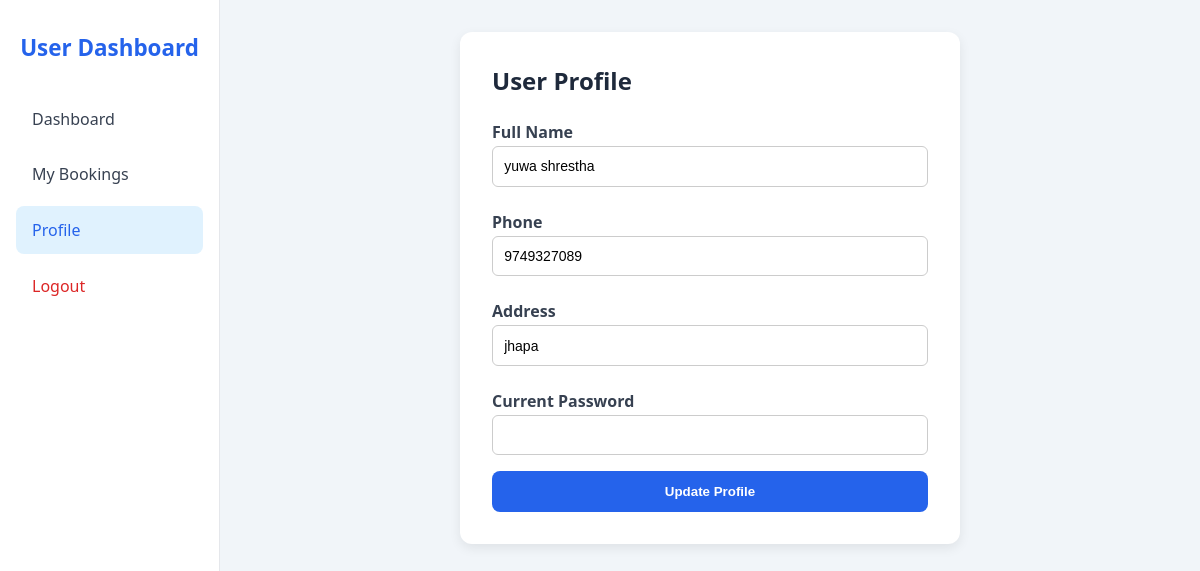
/user_profile (signed in), run on an earlier commit of the app's database.
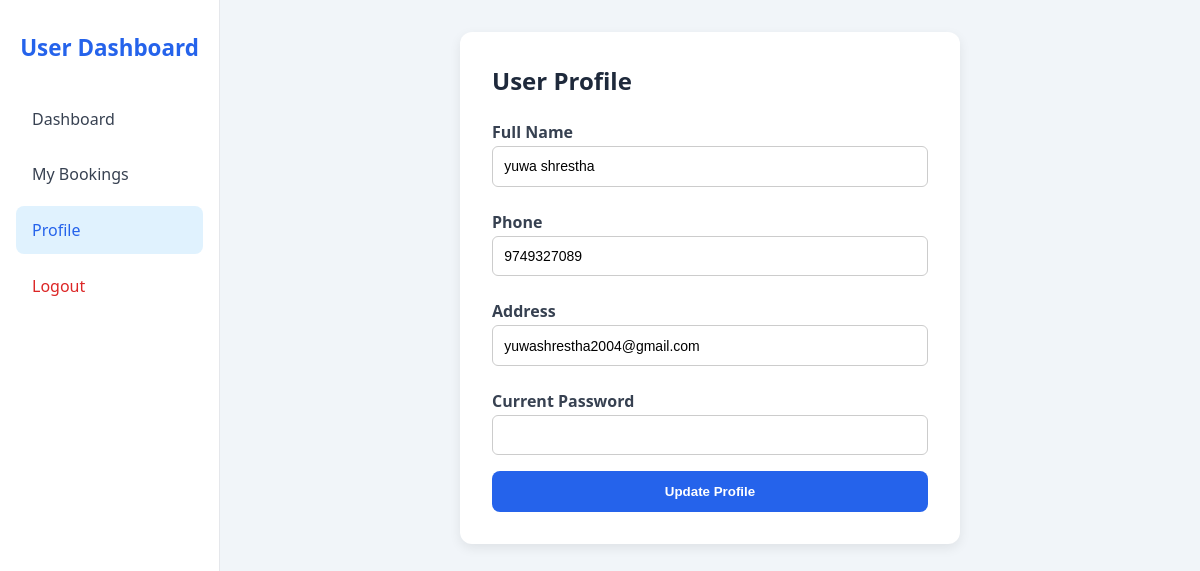
And on a later commit of the database.
### tables this page shows
CREATE TABLE customers (
            customer_id INTEGER PRIMARY KEY AUTOINCREMENT,
            name TEXT NOT NULL,
            email TEXT UNIQUE NOT NULL,
            phone TEXT,
            address TEXT,
            password TEXT NOT NULL,
            is_admin INTEGER DEFAULT 0
        );

### app.py (the view, shortened to what this page needs)
@app.route("/user_profile", methods=["GET", "POST"])
@login_required
def user_profile():
    user_id = session["user_id"]
    conn = get_db_connection()
    user = conn.execute("SELECT * FROM customers WHERE customer_id = ?", (user_id,)).fetchone()
    conn.close()
    return render_template("user_profile.html", user=user)

### app.py (called while the page is built)
def get_db_connection():
    conn = sqlite3.connect(DB_PATH)
    conn.row_factory = sqlite3.Row
    conn.execute("PRAGMA foreign_keys = ON")
    return conn

def login_required(f):
    @wraps(f)
    def decorated(*args, **kwargs):
        if "user_id" not in session:
            flash("Please login first.", "warning")
            return redirect(url_for("login"))
        return f(*args, **kwargs)
    return decorated

### templates/user_profile.html (shortened to what this page needs)
<!DOCTYPE html>
<html lang="en">
<head>
    <link rel="stylesheet" href="{{ url_for('static', filename='css/user_profile.css') }}">
</head>
<body>
    <div class="dashboard">
        <aside class="sidebar">
            <h2>User Dashboard</h2>
            <nav>
                <a href="{{ url_for('user_dashboard') }}">Dashboard</a>
                <a href="{{ url_for('my_bookings') }}">My Bookings</a>
                <a href="{{ url_for('user_profile') }}" class="active">Profile</a>
                <a href="{{ url_for('logout') }}" class="logout">Logout</a>
            </nav>
        </aside>
        <div class="main-content">
            <div class="profile-card">
                <h2>User Profile</h2>
                <form method="POST" id="profileForm" action="{{ url_for('user_profile') }}">
                    <label for="name">Full Name</label>
                    <input type="text" id="name" name="name" value="{{ user['name'] }}" required>
                    <label for="phone">Phone</label>
                    <input type="text" id="phone" name="phone" value="{{ user['phone'] }}">
                    <label for="address">Address</label>
                    <input type="text" id="address" name="address" value="{{ user['address'] }}" required>
                    <label for="current_password">Current Password</label>
                    <input type="password" id="current_password" name="current_password" required>
                    <button type="submit">Update Profile</button>
                </form>
            </div>
        </div>
    </div>
</body>
</html>

What changed in the data, as far as the page shows it:
changed customers "yuwa shrestha": address "jhapa" → "yuwashrestha2004@gmail.com"
